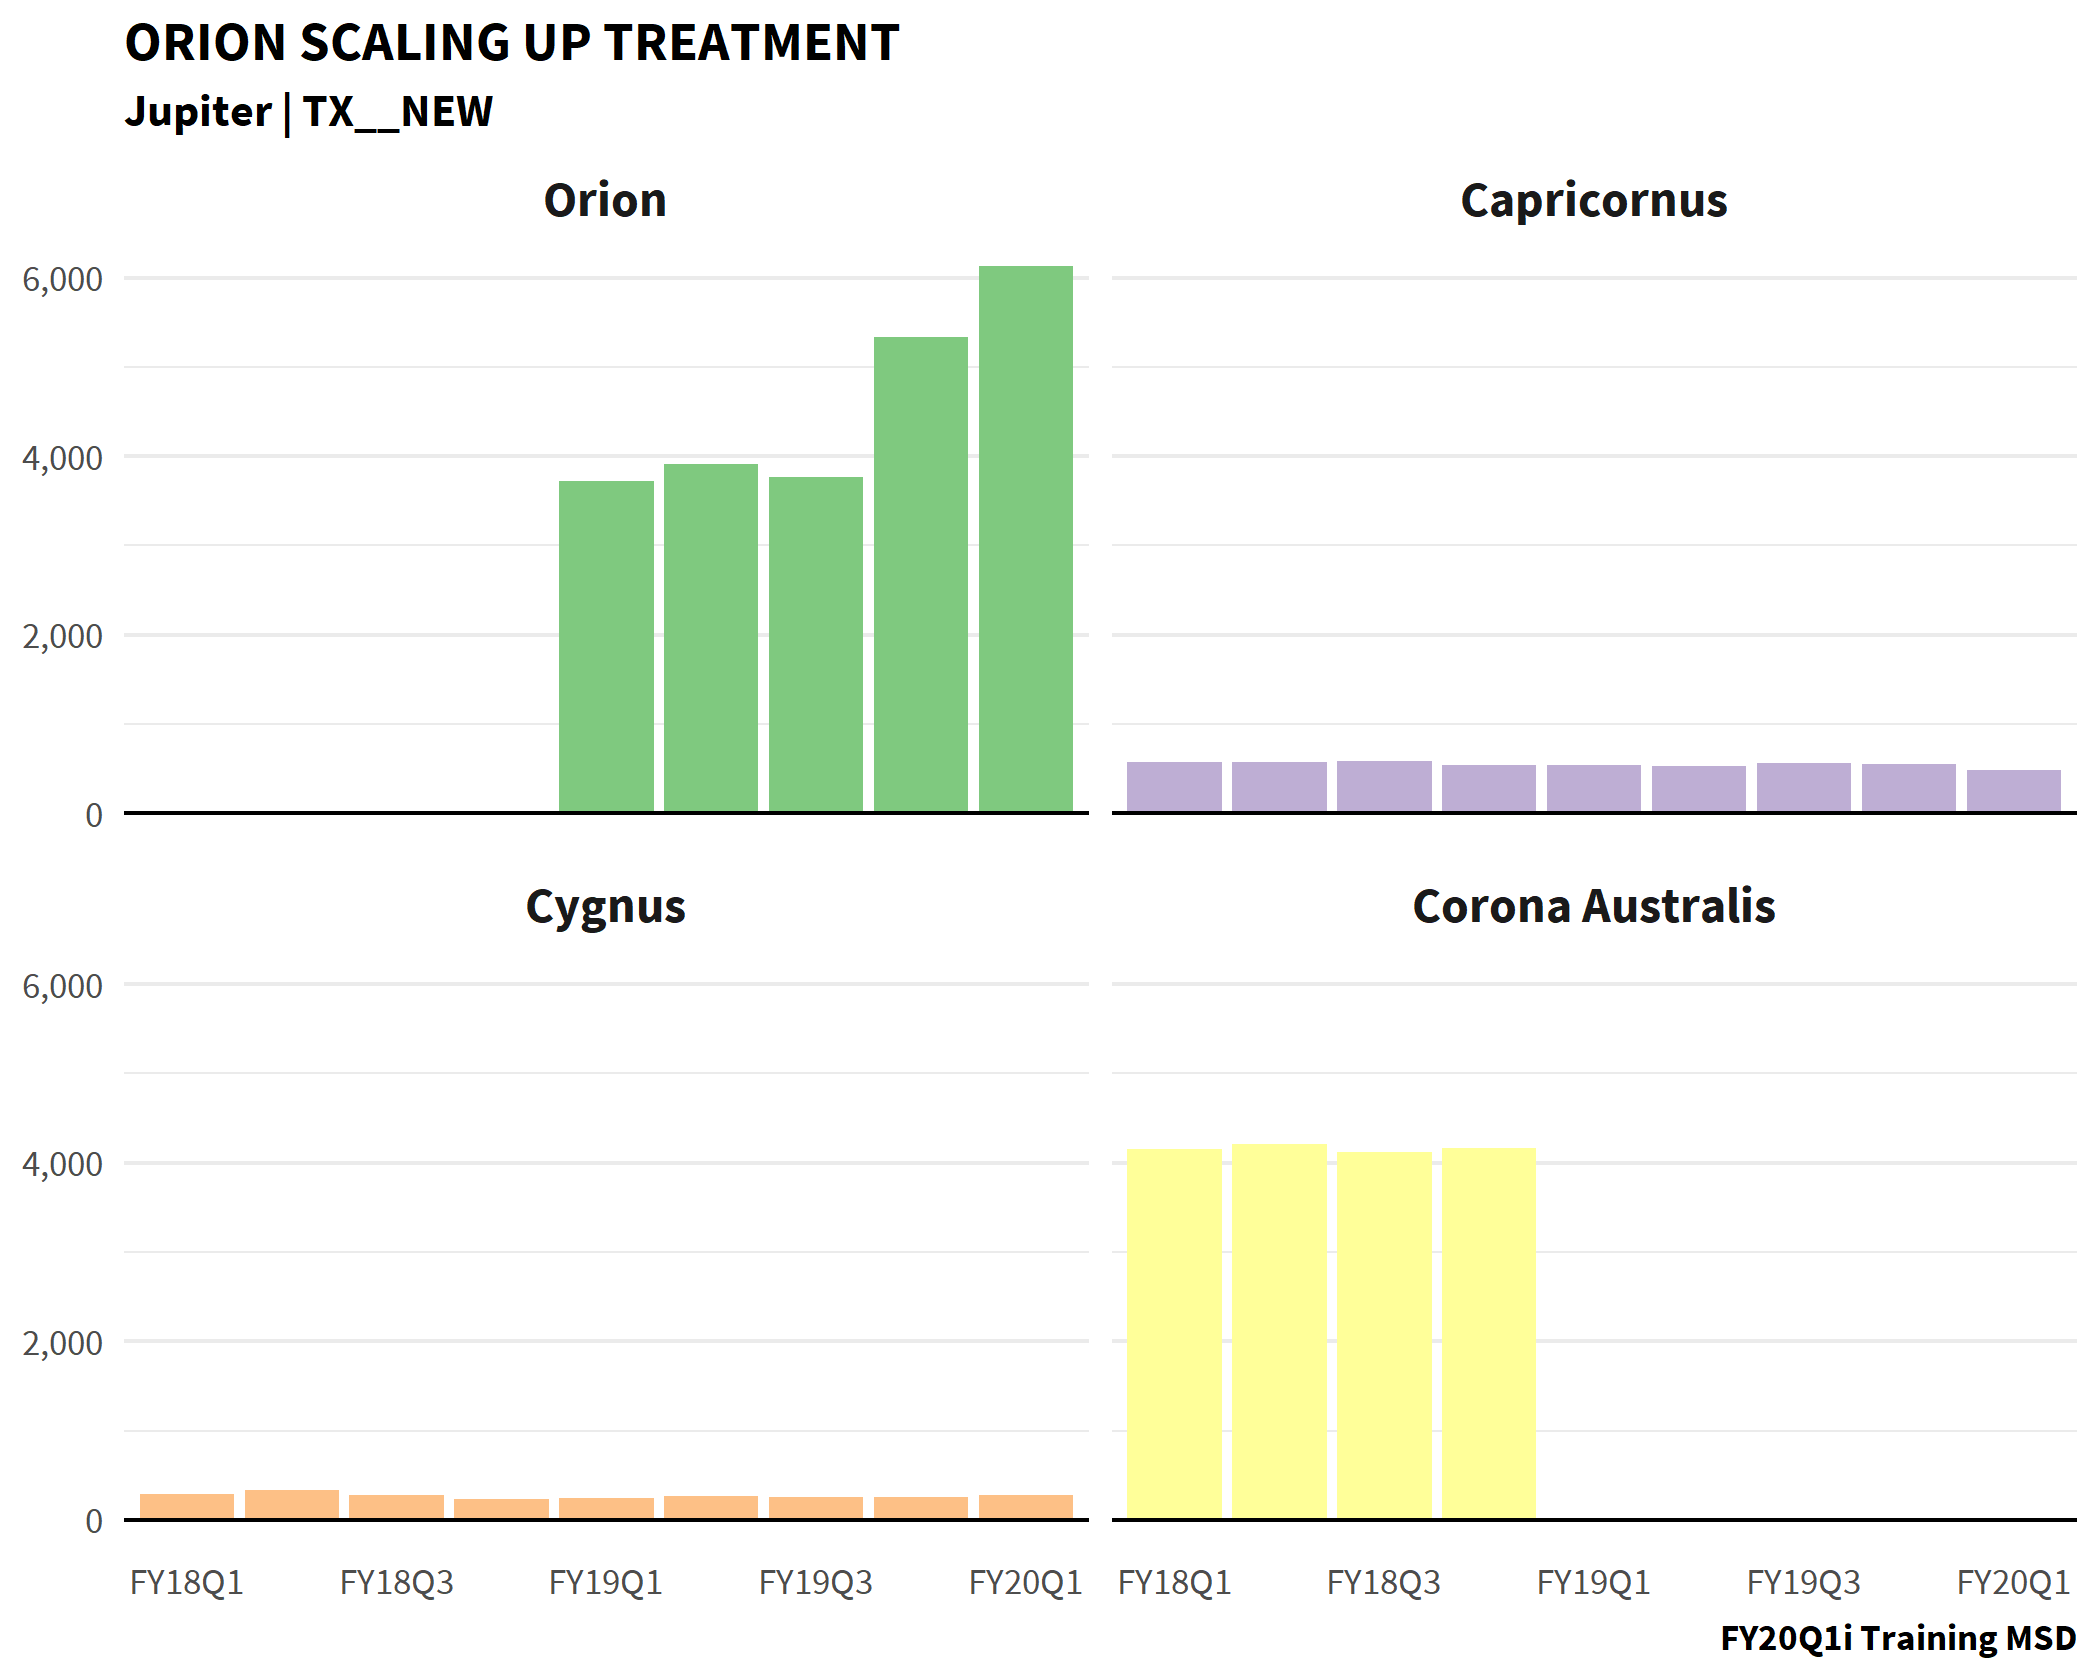

This chart was generated by the following R code:

library(tidyverse)
library(ICPIutilities)
library(scales)
library(extrafont)


df_tx %>% 
  mutate(primepartner = fct_reorder(primepartner, latest, sum, .desc = TRUE)) %>% 
  ggplot(aes(period, val, fill = primepartner)) +
  geom_col() +
  geom_hline(aes(yintercept = 0)) +
  facet_wrap(~ primepartner) +
  scale_y_continuous(label = comma) +
  scale_x_discrete(breaks = c("FY18Q1", "FY18Q3", "FY19Q1", "FY19Q3", "FY20Q1")) +
  scale_fill_brewer(type = "qual") +
  labs(x = NULL, y = NULL,
       title = "ORION SCALING UP TREATMENT",
       subtitle = "Jupiter | TX__NEW",
       caption = "FY20Q1i Training MSD") +
  theme_minimal() +
  theme(strip.text = element_text(face = "bold", size = 12),
        text = element_text(family = "Source Sans Pro"),
        title = element_text(face = "bold"),
        legend.position = "none",
        panel.grid.major.x = element_blank())

ggsave("2020-03-16/JupiterTXTrends.png", dpi = 300,
       height = 5.6, width = 7)
